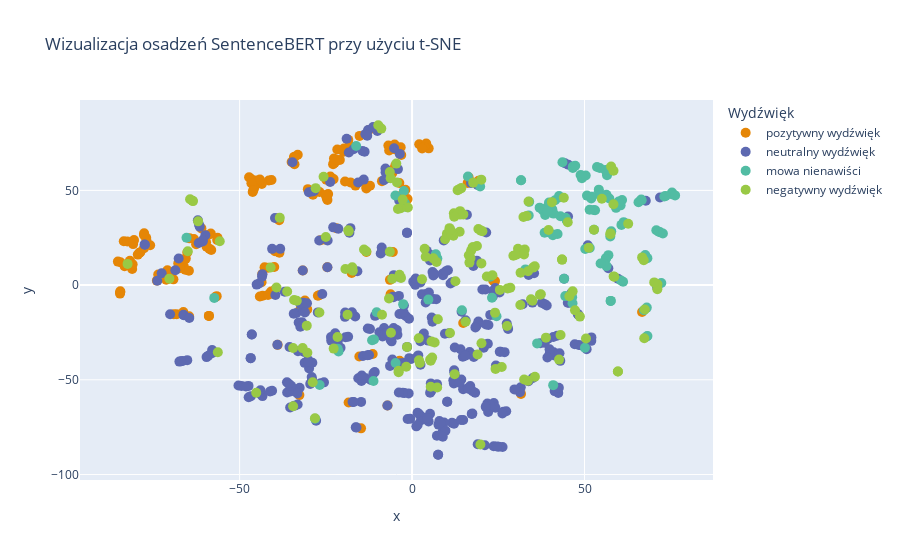

This figure's notebook cell:
### Code cell
run_model('dkleczek/bert-base-polish-uncased-v1', dataset, use_lora = True)

### Figure 1 — Plotly figure (JSON) as saved in the notebook; plotly's stock layout.template omitted (floating-point values rounded to 4 significant figures; data arrays with more than 128 entries replaced by an {"elided": "..."} marker saying what was removed)
{"data": [{"hovertemplate": "<b>%{hovertext}</b><br><br>Wydźwięk=pozytywny wydźwięk<br>x=%{x}<br>y=%{y}<extra></extra>", "hovertext": {"elided": "180 str values"}, "legendgroup": "pozytywny wydźwięk", "marker": {"color": "rgb(229, 134, 6)", "size": 10, "symbol": "circle"}, "mode": "markers", "name": "pozytywny wydźwięk", "orientation": "v", "showlegend": true, "type": "scatter", "x": {"elided": "180 float values"}, "xaxis": "x", "y": {"elided": "180 float values"}, "yaxis": "y"}, {"hovertemplate": "<b>%{hovertext}</b><br><br>Wydźwięk=neutralny wydźwięk<br>x=%{x}<br>y=%{y}<extra></extra>", "hovertext": {"elided": "404 str values"}, "legendgroup": "neutralny wydźwięk", "marker": {"color": "rgb(93, 105, 177)", "size": 10, "symbol": "circle"}, "mode": "markers", "name": "neutralny wydźwięk", "orientation": "v", "showlegend": true, "type": "scatter", "x": {"elided": "404 float values"}, "xaxis": "x", "y": {"elided": "404 float values"}, "yaxis": "y"}, {"hovertemplate": "<b>%{hovertext}</b><br><br>Wydźwięk=mowa nienawiści<br>x=%{x}<br>y=%{y}<extra></extra>", "hovertext": {"elided": "129 str values"}, "legendgroup": "mowa nienawiści", "marker": {"color": "rgb(82, 188, 163)", "size": 10, "symbol": "circle"}, "mode": "markers", "name": "mowa nienawiści", "orientation": "v", "showlegend": true, "type": "scatter", "x": {"elided": "129 float values"}, "xaxis": "x", "y": {"elided": "129 float values"}, "yaxis": "y"}, {"hovertemplate": "<b>%{hovertext}</b><br><br>Wydźwięk=negatywny wydźwięk<br>x=%{x}<br>y=%{y}<extra></extra>", "hovertext": {"elided": "176 str values"}, "legendgroup": "negatywny wydźwięk", "marker": {"color": "rgb(153, 201, 69)", "size": 10, "symbol": "circle"}, "mode": "markers", "name": "negatywny wydźwięk", "orientation": "v", "showlegend": true, "type": "scatter", "x": {"elided": "176 float values"}, "xaxis": "x", "y": {"elided": "176 float values"}, "yaxis": "y"}], "layout": {"legend": {"title": {"text": "Wydźwięk"}, "tracegroupgap": 0}, "title": {"text": "Wizualizacja osadzeń SentenceBERT przy użyciu t-SNE"}, "xaxis": {"anchor": "y", "domain": [0, 1], "title": {"text": "x"}}, "yaxis": {"anchor": "x", "domain": [0, 1], "title": {"text": "y"}}}}
